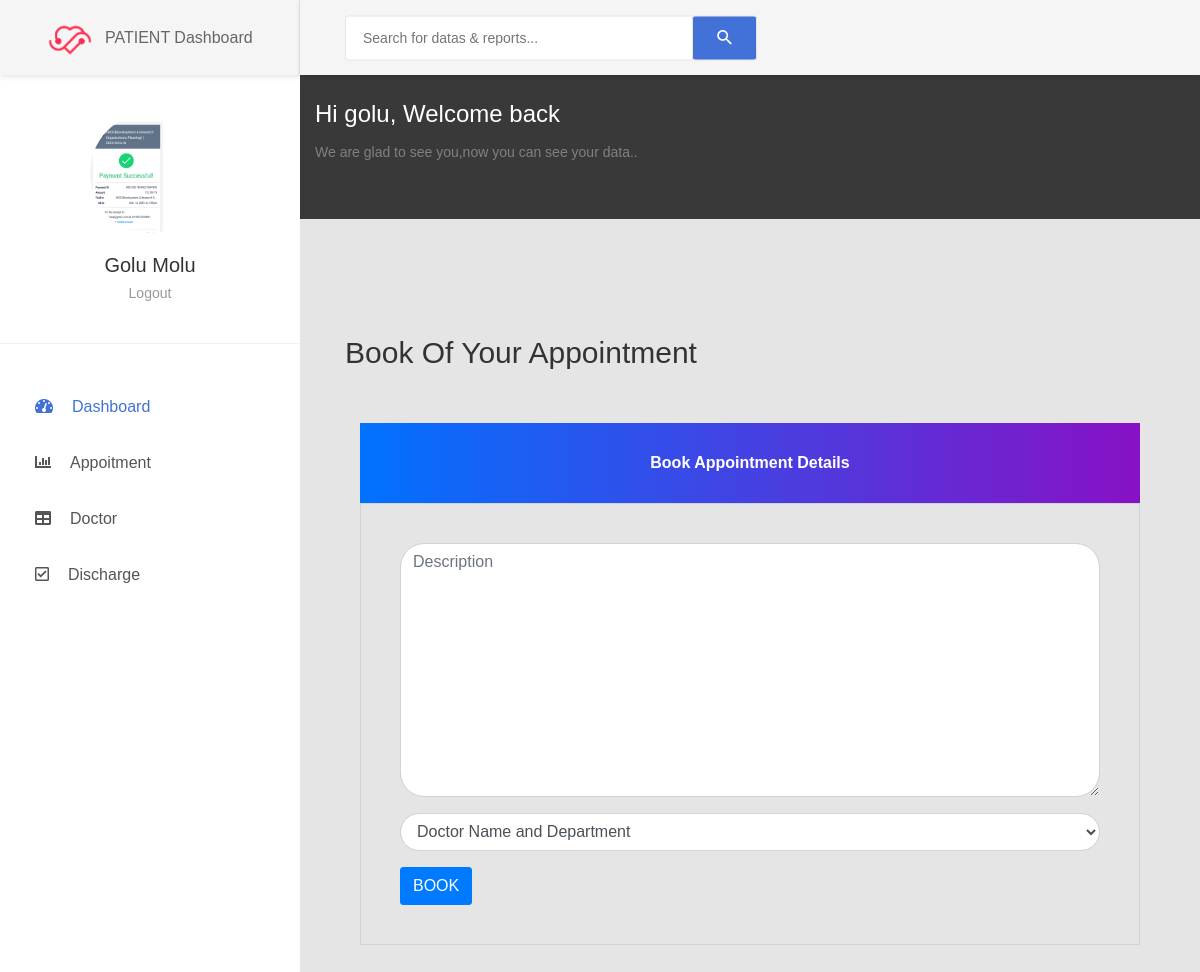
The app's page /patient_book_appointment (signed in) with its own data.
### home/models.py (models this page shows, shortened)
class Patient(models.Model):
    user = models.OneToOneField(User, on_delete=models.CASCADE)
    profile_pic = models.ImageField(
        upload_to='profile_pic/PatientProfilePic/', null=True, blank=True)
    address = models.CharField(max_length=40)
    mobile = models.CharField(max_length=20, null=False)
    symptoms = models.CharField(max_length=100, null=False)
    assignedDoctorId = models.PositiveIntegerField(null=True)
    admitDate = models.DateField(auto_now=True)
    status = models.BooleanField(default=False)
    @property
    def get_name(self):
        return self.user.first_name+" "+self.user.last_name

### home/views.py (the view, shortened to what this page needs)
# urls.py: path('patient_book_appointment', views.patient_book_appointment,
@login_required(login_url='patientlogin')
@user_passes_test(is_patient)
def patient_book_appointment(request):
    appoitmentform = forms.patientappointmentform()
    patient = models.Patient.objects.get(user_id=request.user.id)
    massage = None
    p_context = {'appointmentform': appoitmentform,
                 'patient': patient, 'massage': massage}
    return render(request, 'patient_book_appointment.html', context=p_context)

### home/forms.py
class patientappointmentform(forms.ModelForm):
    doctorId = forms.ModelChoiceField(queryset=models.Doctor.objects.all().filter(
        status=True), empty_label="Doctor Name and Department", to_field_name="user_id")
    class Meta:
        model = models.Appointment
        fields = ['description', 'status']

### home/models.py (called while the page is built)
    def __str__(self):
        return "{} ({})".format(self.user.first_name, self.department)

### home/views.py (called while the page is built)
def is_patient(user):
    return user.groups.filter(name="PATIENT").exists()

### templates/patient_book_appointment.html (shortened to what this page needs)
{% extends 'patient_base.html' %}
{% load widget_tweaks %}
{% load static %}
{% block content %}
<body>
    <div class="main-content">
        <div class="section__content section__content--p30">
            <div class="container-fluid">
                <div class="row">
                    <div class="col-md-12">
                        <div class="overview-wrap">
                            <h2 class="title-1">Book of your Appointment</h2>
                        </div>
                    </div>
                </div>
                <br><br>
                <form action="{% url 'patient_book_appointment' %}" method="post">
                    <div class="container register-form">
                        <div class="form">
                            <div class="note">
                                <p>Book Appointment Details</p>
                            </div>
                            <div class="form-content">
                                <div class="row">
                                    <div class="col-md-12">
                                        <div class="form-group">
                                            {% render_field appointmentform.description class="form-control" placeholder="Description" %}
                                        </div>
                                        <div class="form-group">
                                            {% render_field appointmentform.doctorId class="form-control" placeholder="doctor" %}
                                        </div>
                                    </div>
                                </div>
                                <button type="submit" class="btn btn-primary">BOOK</button>
                            </div>
                        </div>
                    </div>
                </form>
            </div>
        </div>
    </div>
    </div>
</body>
{% endblock content %}

### templates/patient_base.html (shortened to what this page needs)
{% load static %}
<!DOCTYPE html>
<html lang="en">
<head>
    <link href="{% static '/css/font-face.css' %}" rel="stylesheet" media="all">
    <link href="{% static '/vendor/font-awesome-4.7/css/font-awesome.min.css' %}" rel="stylesheet" media="all">
    <link href="{% static '/vendor/font-awesome-5/css/fontawesome-all.min.css' %}" rel="stylesheet" media="all">
    <link href="{% static '/vendor/mdi-font/css/material-design-iconic-font.min.css' %}" rel="stylesheet" media="all">
    <link href="{% static '/vendor/bootstrap-4.1/bootstrap.min.css' %}" rel="stylesheet" media="all">
    <link href="{% static '/vendor/bootstrap-progressbar/bootstrap-progressbar-3.3.4.min.css' %}" rel="stylesheet" media="all">
    <link href="{% static '/vendor/wow/animate.css" rel="stylesheet' %}" media="all">
    <link href="{% static '/vendor/css-hamburgers/hamburgers.min.css' %}" rel="stylesheet" media="all">
    <link href="{% static '/vendor/slick/slick.css" rel="stylesheet' %}" media="all">
    <link href="{% static '/vendor/select2/select2.min.css" rel="stylesheet' %}" media="all">
    <link href="{% static '/vendor/perfect-scrollbar/perfect-scrollbar.css' %}" rel="stylesheet" media="all">
    <link href="{% static '/css/theme.css' %}" rel="stylesheet" media="all">
</head>
<body class="animsition">
    <div class="page-wrapper">
        <aside class="menu-sidebar d-none d-lg-block">
            <div class="logo">
                <a href="#">
                    <img src="{% static 'logo.png' %}" alt="logo" width="70" height="50"
                        class="d-inline-block align-text-top" />
                </a>
                PATIENT Dashboard
            </div>
            <div class="menu-sidebar__content js-scrollbar1">
                <div class="account2">
                    <div class="image img-cir img-120">
                        <img src="{% static patient.profile_pic.url %}" alt="Profile Pic" />
                    </div>
                    <h4 class="name">{{patient.get_name}}</h4>
                    <a href="{% url 'logout' %}">Logout</a>
                </div>
                <nav class="navbar-sidebar">
                    <ul class="list-unstyled navbar__list">
                        <li class="active has-sub">
                            <a class="js-arrow" href="{% url 'patient_dashboard' %}">
                                <i class="fas fa-tachometer-alt"></i>Dashboard</a>
                        </li>
                        <li>
                            <a href="{% url 'patient_appointment' %}">
                                <i class="fas fa-chart-bar"></i>Appoitment</a>
                        </li>
                        <li>
                            <a href="{% url 'patient_doctor' %}">
                                <i class="fas fa-table"></i>Doctor</a>
                        </li>
                        <li>
                            <a href="{% url 'patient_discharge' %}">
                                <i class="far fa-check-square"></i>Discharge</a>
                        </li>
                    </ul>
                </nav>
            </div>
        </aside>
        <div class="page-container">
            <header class="header-desktop">
                <div class="section__content section__content--p30">
                    <div class="container-fluid">
                        <div class="header-wrap">
                            <form class="form-header" action="" method="POST">
                                <input class="au-input au-input--xl" type="text" name="search"
                                    placeholder="Search for datas &amp; reports..." />
                                <button class="au-btn--submit" type="submit">
                                    <i class="zmdi zmdi-search"></i>
                                </button>
                            </form>
                        </div>
                    </div>
                </div>
            </header>
            <section class="welcome2 p-t-40 p-b-55">
                <div class="container">
                    <div class="row">
                        <div class="col-md-12">
                            <div class="welcome2-inner m-t-60">
                                <div class="welcome2-greeting">
                                    <h1 class="title-6">Hi
                                        <span>{{request.user.first_name}}</span>, Welcome back
                                    </h1>
                                    <p>We are glad to see you,now you can see your data..</p>
                                </div>
                            </div>
                        </div>
                    </div>
                </div>
            </section>
            {% block content %}
            {% endblock content %}
</body>
</html>

### records on screen
Patient: profile_pic (picture), get_name "Golu Molu"

### other values on screen
{{ request.user.first_name }} "golu"
